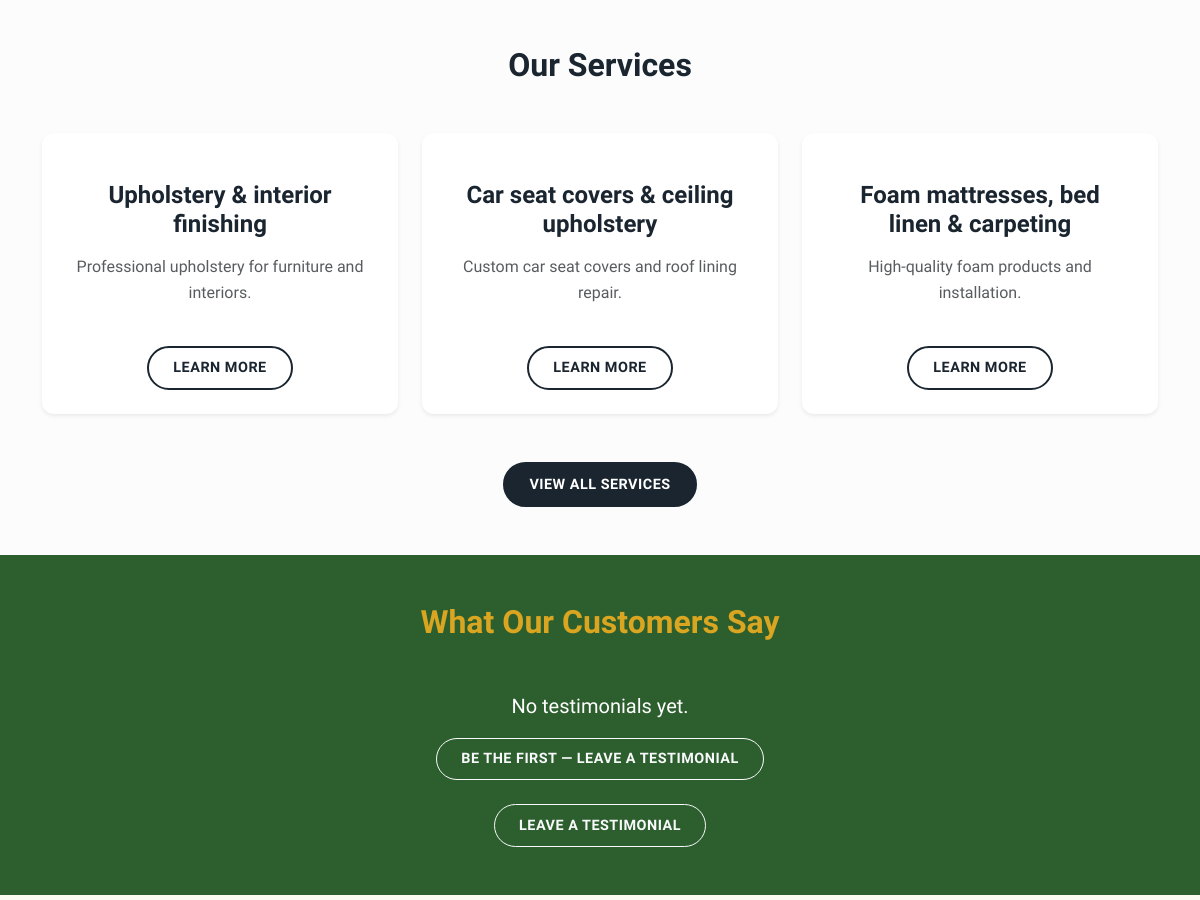
Before: / (middle part) with the older database file.
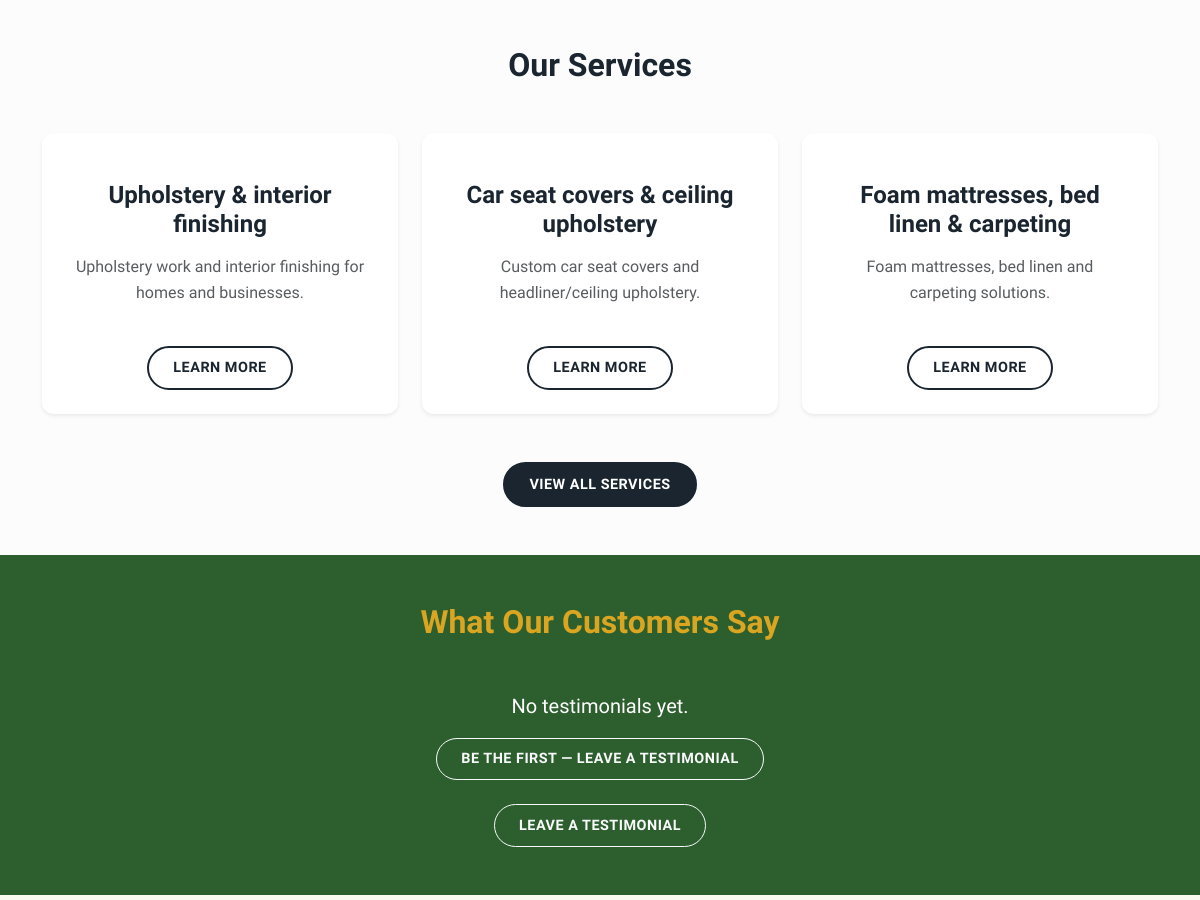
After: the same page with the newer database file.
### app.py (models this page shows)
class Service(db.Model):
    id = db.Column(db.Integer, primary_key=True)
    category = db.Column(db.String(50), nullable=False)  # Household, Marine, etc.
    name = db.Column(db.String(100), nullable=False)
    description = db.Column(db.Text, nullable=False)
    image_filename = db.Column(db.String(100), nullable=True)

### app.py (the view)
@app.route('/')
def home():
    services = Service.query.limit(3).all()
    testimonials = Testimonial.query.filter_by(approved=True).limit(3).all()
    def list_images(relative_dir: str):
        abs_dir = os.path.join(app.static_folder, *relative_dir.split('/'))
        if not os.path.isdir(abs_dir):
            return []
        allowed_ext = ('.png', '.jpg', '.jpeg', '.webp', '.gif')
        files = [
            f for f in sorted(os.listdir(abs_dir))
            if os.path.isfile(os.path.join(abs_dir, f)) and f.lower().endswith(allowed_ext)
        ]
        return [url_for('static', filename=f'{relative_dir}/{f}') for f in files]
    hero_images = list_images('img/hero')
    if len(hero_images) < 2:
        hero_images = list_images('img/portfolio')[:6]
    if len(hero_images) < 2:
        hero_images = [url_for('static', filename='img/hero-bg.jpg')]
    return render_template('index.html', services=services, testimonials=testimonials, hero_images=hero_images)

### templates/index.html (shortened to what this page needs)
{% extends 'base.html' %}
{% block content %}
<section class="py-5">
    <div class="container">
        <h2 class="font-heading text-navy text-center mb-5">Our Services</h2>
        <div class="row g-4">
            {% for service in services %}
            <div class="col-md-4">
                <div class="card h-100 shadow-sm border-0">
                    <div class="card-body text-center">
                        <h4 class="card-title font-heading text-navy">{{ service.name }}</h4>
                        <p class="card-text text-muted">{{ service.description }}</p>
                    </div>
                    <div class="card-footer bg-transparent border-0 text-center pb-4">
                        <a href="{{ url_for('services') }}" class="btn btn-outline-navy btn-sm">Learn More</a>
                    </div>
                </div>
            </div>
            {% endfor %}
        </div>
        <div class="text-center mt-5">
            <a href="{{ url_for('services') }}" class="btn btn-navy">View All Services</a>
        </div>
    </div>
</section>
<section class="py-5 bg-forest text-white" style="background-image: linear-gradient(rgba(44, 95, 45, 0.9), rgba(44, 95, 45, 0.9));">
    <div class="container">
        <h2 class="font-heading text-center text-gold mb-5">What Our Customers Say</h2>
        <div class="row g-4">
            {% for t in testimonials %}
            <div class="col-md-4">
                <div class="card testimonial-card h-100 border-0 shadow-sm text-white">
                    <div class="card-body">
                        <div class="mb-3 text-gold fs-5">
                            {% for i in range(t.rating) %}★{% endfor %}
                        </div>
                        <p class="card-text fst-italic">"{{ t.content }}"</p>
                        <footer class="mt-4 pt-3 border-top border-secondary text-gold font-heading fw-bold">{{ t.customer_name }}</footer>
                    </div>
                </div>
            </div>
            {% else %}
            <div class="col-12 text-center">
                <p class="lead mb-3">No testimonials yet.</p>
                <a href="{{ url_for('testimonial_submit') }}" class="btn btn-outline-light">Be the first — leave a testimonial</a>
            </div>
            {% endfor %}
        </div>
        <div class="text-center mt-4">
            <a href="{{ url_for('testimonial_submit') }}" class="btn btn-outline-light">Leave a testimonial</a>
        </div>
    </div>
</section>
<section class="py-5 text-center bg-cream">
</section>
{% endblock %}

### templates/base.html (shortened to what this page needs)
<!DOCTYPE html>
<html lang="en">
<head>
    <link href="https://cdn.jsdelivr.net/npm/bootstrap@5.3.0/dist/css/bootstrap.min.css" rel="stylesheet">
    <link rel="stylesheet" href="{{ url_for('static', filename='css/style.css') }}">
</head>
<body>
    <main>
        {% block content %}{% endblock %}
    </main>
</body>
</html>

### static/css/style.css (style rules this page uses)
:root { --color-navy: #1a2530; --color-forest: #2c5f2d; --color-brown: #8b4513; --color-cream: #f9f9f2; --color-gold: #daa520; --color-gold-hover: #c5931a; --shadow-sm: 0 2px 4px rgba(0,0,0,0.05); --shadow-md: 0 4px 6px rgba(0,0,0,0.1); --shadow-lg: 0 10px 15px rgba(0,0,0,0.1); }
body { font-family: 'Open Sans', sans-serif; color: #333; line-height: 1.6; background-color: #fcfcfc; }
h1, h2, h3, h4, h5, h6, .font-heading { font-family: 'Montserrat', sans-serif; font-weight: 700; }
.bg-forest { background-color: var(--color-forest) !important; }
.bg-cream { background-color: var(--color-cream) !important; }
.text-navy { color: var(--color-navy) !important; }
.text-gold { color: var(--color-gold) !important; }
.btn { border-radius: 50px; padding: 0.6rem 1.5rem; font-weight: 600; transition: all 0.3s ease; text-transform: uppercase; letter-spacing: 0.5px; font-size: 0.9rem; }
.btn-navy { background-color: var(--color-navy); color: white; border: 2px solid var(--color-navy); }
.btn-outline-navy { color: var(--color-navy); border: 2px solid var(--color-navy); }
.card { border: none; border-radius: 12px; transition: transform 0.3s ease, box-shadow 0.3s ease; overflow: hidden; background: white; box-shadow: var(--shadow-sm); }
.card-body { padding: 2rem; }
.card-title { margin-bottom: 1rem; font-weight: 700; }
section { position: relative; }

Changed rows visible on the page:
changed Service "Upholstery & interior finishing": description "Professional upholstery for furniture and interiors." → "Upholstery work and interior finishing for homes and businesses."
changed Service "Car seat covers & ceiling upholstery": description "Custom car seat covers and roof lining repair." → "Custom car seat covers and headliner/ceiling upholstery."
changed Service "Foam mattresses, bed linen & carpeting": description "High-quality foam products and installation." → "Foam mattresses, bed linen and carpeting solutions."
